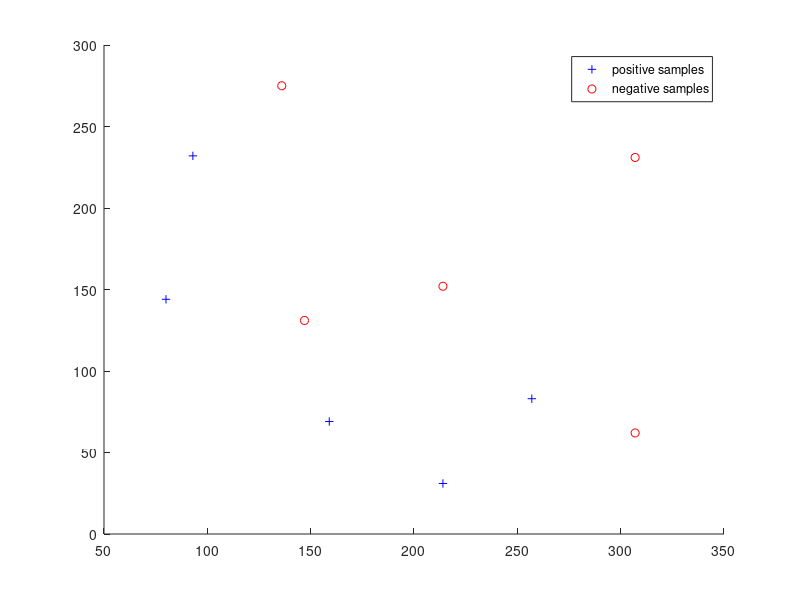

This chart was generated by the following MATLAB code: (Note: this script raises an error after producing the figure.)
clear; close all; clc

% 10 samples
samples = [80 144 1; 93 232 1; 136 275 -1; 147 131 -1; 159 69 1; 214 31 1; 214 152 -1; 257 83 1; 307 62 -1; 307 231 -1];
coordinates = samples(:, 1:2);
labels = samples(:, 3);

% initial the parameters
iterations = 1;
weak_classifiers = 20;

% show the samples on the figure
figure(1);
axis auto, hold on;
plot(coordinates(labels == 1, 1), coordinates(labels == 1, 2), 'b+');
plot(coordinates(labels == -1, 1), coordinates(labels == -1, 2), 'ro');
legend('positive samples', 'negative samples');
hold on;

adaBoost(coordinates, labels, iterations, weak_classifiers);